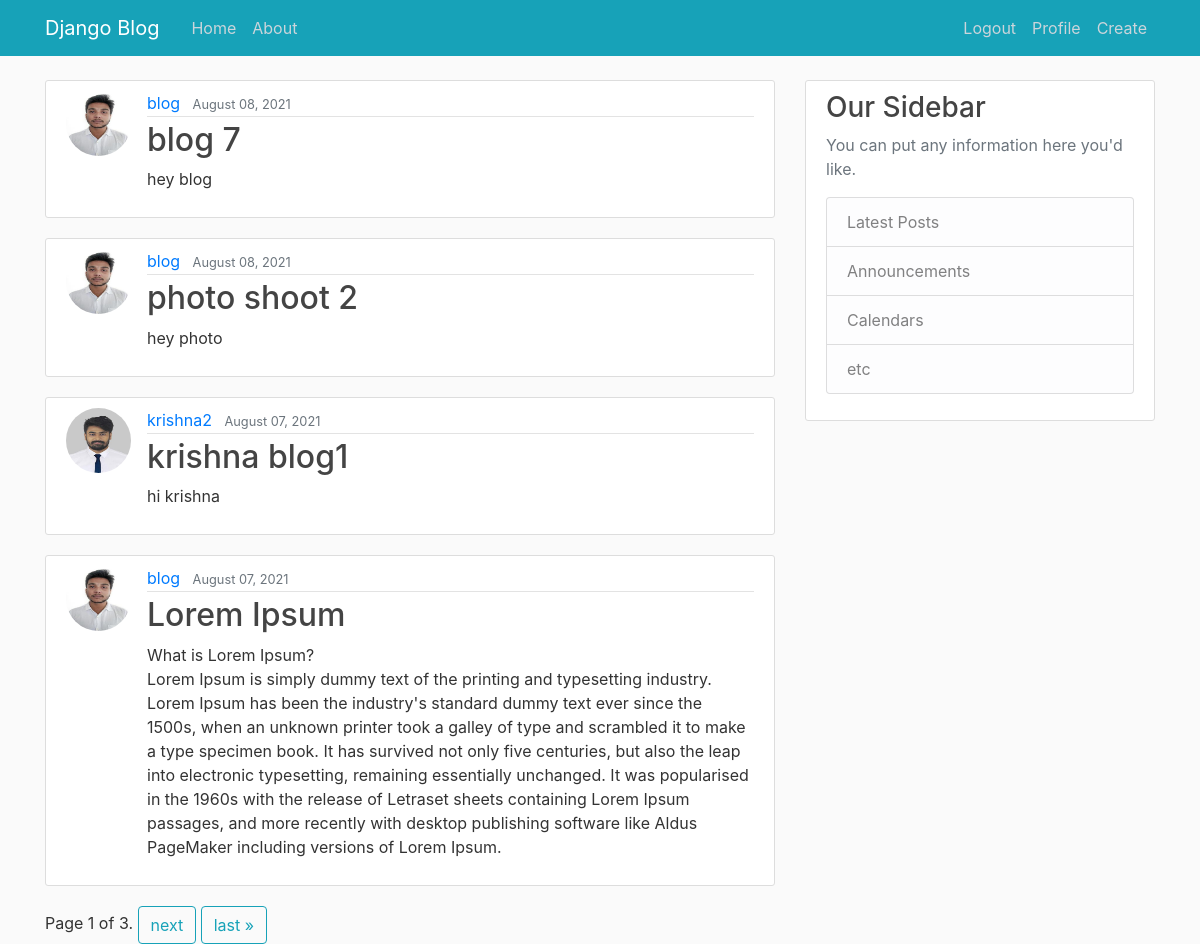
Screenshot of / (signed in) with the database file from the repository.
### blog_app/models.py (models this page shows, shortened)
class Post(models.Model):
    title = models.CharField(max_length=100)
    content = models.TextField()
    date_posted = models.DateTimeField(default=timezone.now)
    author = models.ForeignKey(User, on_delete=models.CASCADE)

### users/models.py (models this page shows, shortened)
class Profile(models.Model):
    user = models.OneToOneField(User, on_delete=models.CASCADE)
    image = models.ImageField(default='default.jpg', upload_to='profile_pics')

### blog_app/views.py (the view)
# urls.py: path('', PostListView.as_view(), name='blog-home'),
class PostListView(ListView):
    model = Post
    template_name = "blog_app/home.html"
    context_object_name = 'posts'
    ordering = ['-date_posted']
    paginate_by = 4

### blog_app/templates/blog_app/home.html (shortened to what this page needs)
{% extends 'blog_app/base.html' %}
{% block content %}
  {% for post in posts %}
    <article class="media content-section">
      <img src="{{ post.author.profile.image.url }}" alt="" class="rounded-circle article-img">
      <div class="media-body">
        <div class="article-metadata">
          <a class="mr-2" href="{% url 'user-post' post.author.username %}">{{ post.author }}</a>
          <small class="text-muted">{{ post.date_posted|date:"F d, Y"}}</small>
        </div>
        <h2><a class="article-title" href="{% url 'post-detail' post.id %}">{{ post.title }}</a></h2>
        <p class="article-content">{{ post.content }}</p>
      </div>
    </article>
  {% endfor %}
  <div class="pagination">
      <span class="step-links">
          <span class="current">
              Page {{ page_obj.number }} of {{ page_obj.paginator.num_pages }}.
          </span>
          {% if page_obj.has_next %}
              <a class="btn btn-outline-info" href="?page={{ page_obj.next_page_number }}">next</a>
              <a class="btn btn-outline-info" href="?page={{ page_obj.paginator.num_pages }}">last &raquo;</a>
          {% endif %}
      </span>
  </div>
{% endblock content %}

### blog_app/static/blog_app/main.css (style rules this page uses)
body { background: #fafafa; color: #333333; margin-top: 5rem; }
h1, h2, h3, h4, h5, h6 { color: #444444; }
.content-section { background: #ffffff; padding: 10px 20px; border: 1px solid #dddddd; border-radius: 3px; margin-bottom: 20px; }
.article-title { color: #444444; }
.article-content { white-space: pre-line; }
.article-img { height: 65px; width: 65px; margin-right: 16px; }
.article-metadata { padding-bottom: 1px; margin-bottom: 4px; border-bottom: 1px solid #e3e3e3 }

### rows the page displays
Post: author.profile.image (picture), author "blog", date_posted "August 08, 2021", title "blog 7", content "hey blog"
Post: author.profile.image (picture), author "blog", date_posted "August 08, 2021", title "photo shoot 2", content "hey photo"
Post: author.profile.image (picture), author "krishna2", date_posted "August 07, 2021", title "krishna blog1", content "hi krishna"
Post: author.profile.image (picture), author "blog", date_posted "August 07, 2021", title "Lorem Ipsum", content "What is Lorem Ipsum? Lorem Ipsum is simply dummy text of the printing and typesetting industry. Lorem Ipsum has been the industry's standard dummy text ever since the 1500s, when an unknown printer took a galley of type and scrambled it to make a type specimen book. It has survived not only five centuries, but also the leap into electronic typesetting, remaining essentially unchanged. It was popularised in the 1960s with the release of Letraset sheets containing Lorem Ipsum passages, and more recently with desktop publishing software like Aldus PageMaker including versions of Lorem Ipsum."

### other values shown
{{ page_obj.number }} "1"
{{ page_obj.paginator.num_pages }} "3"
